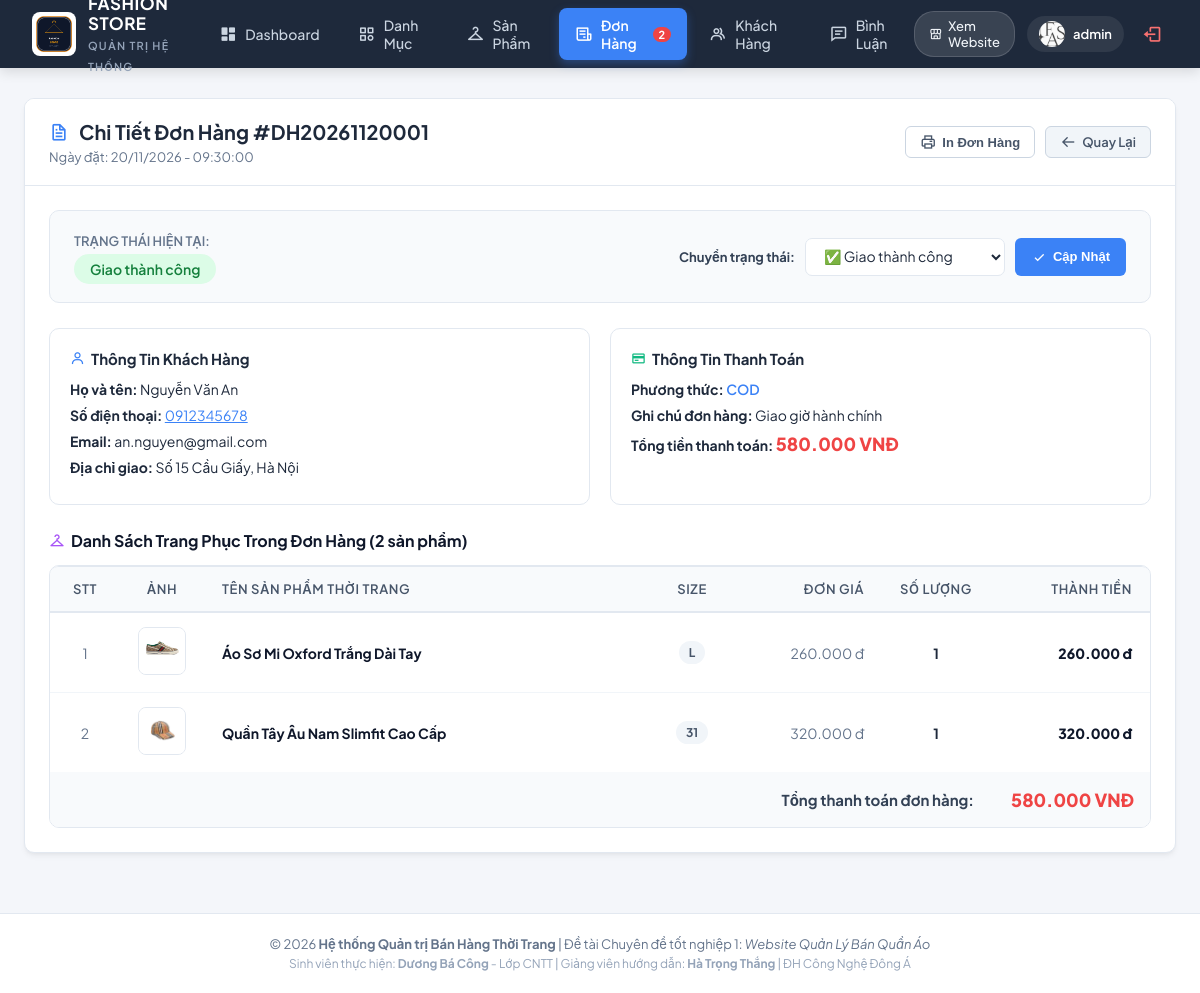
/controller/indexAdmin.php?act=chitietdonhang&id=1 (signed in), run on the app's committed database.
### tables this page shows
CREATE TABLE `donhang` (
  `id` int(11) NOT NULL AUTO_INCREMENT,
  `madh` varchar(30) NOT NULL,
  `iduser` int(11) DEFAULT NULL,
  `hoten` varchar(100) NOT NULL,
  `sdt` varchar(20) NOT NULL,
  `email` varchar(100) DEFAULT NULL,
  `diachi` text NOT NULL,
  `pttt` varchar(50) DEFAULT 'COD',
  `ghichu` text DEFAULT NULL,
  `tongtien` int(11) NOT NULL DEFAULT 0,
  `trangthai` varchar(50) DEFAULT 'Chờ xác nhận',
  `ngaydathang` datetime DEFAULT current_timestamp(),
  PRIMARY KEY (`id`),
  UNIQUE KEY `madh` (`madh`)
);

CREATE TABLE `donhang_chitiet` (
  `id` int(11) NOT NULL AUTO_INCREMENT,
  `iddonhang` int(11) NOT NULL,
  `idsp` int(11) DEFAULT 0,
  `tensp` varchar(255) NOT NULL,
  `hinh` varchar(255) DEFAULT NULL,
  `size` varchar(10) DEFAULT 'M',
  `dongia` int(11) NOT NULL DEFAULT 0,
  `soluong` int(11) NOT NULL DEFAULT 1,
  `thanhtien` int(11) NOT NULL DEFAULT 0,
  PRIMARY KEY (`id`),
  KEY `iddonhang` (`iddonhang`)
);

### model/config.php (called while the page is built, shortened)
<?php
  function pdo_con(){
    static $cached_conn = null;
    if ($cached_conn !== null) {
      return $cached_conn;
    }
    $http_host = $_SERVER['HTTP_HOST'] ?? '';
    $is_infinityfree = (strpos($http_host, 'infinityfree') !== false || strpos($http_host, 'epizy.com') !== false);
    if ($is_infinityfree) {
      $servername = "sql302.infinityfree.com";
      $username = "if0_43184606";
      $password = "8gZKYLk9Rk6UBlL";
      $dbname = "if0_43184606_duan1";
      $port = 3306;
      $db_candidates = [$dbname];
    } else {
      $servername = "127.0.0.1";
      $username = "root";
      $password = "";
      $port = 3306;
      $db_candidates = ['duanmau', 'duan1'];
    }
    foreach ($db_candidates as $try_db) {
      try {
        $conn = new PDO("mysql:host=$servername;port=$port;dbname=$try_db;charset=utf8", $username, $password, [
          PDO::ATTR_ERRMODE => PDO::ERRMODE_EXCEPTION,
          PDO::ATTR_TIMEOUT => 2
        ]);
        $cached_conn = $conn;
        return $cached_conn;
      } catch (PDOException $e) {
      }
    }
    return null;
  }
  function pdo_query($sql){
    $sql_args = array_slice(func_get_args(), 1);
    $conn = pdo_con();
    try {
      $stmt = $conn->prepare($sql);
      $stmt->execute($sql_args);
      $rows = $stmt->fetchAll();
      return $rows ? $rows : [];
    } catch (PDOException $e) {
      throw $e;
    }
  }
  function pdo_query_one($sql){
    $sql_args = array_slice(func_get_args(), 1);
    $conn = pdo_con();
    try {
      $stmt = $conn->prepare($sql);
      $stmt->execute($sql_args);
      $row = $stmt->fetch(PDO::FETCH_ASSOC);
      return $row ? $row : null;
    } catch (PDOException $e) {
      throw $e;
    }
  }
?>

### model/donhang.php (called while the page is built, shortened)
<?php
function donhang_showId($id) {
    $sql = "SELECT * FROM donhang WHERE id = ?";
    return pdo_query_one($sql, $id);
}
function donhang_chitiet_show($iddonhang) {
    $sql = "SELECT * FROM donhang_chitiet WHERE iddonhang = ? ORDER BY id ASC";
    return pdo_query($sql, $iddonhang);
}
?>

### viewAdmin/chitietdonhang.php (the view, shortened to what this page needs)
<?php
include_once "../model/donhang.php";
$id = (int)($_GET['id'] ?? 0);
$order = donhang_showId($id);
$items = donhang_chitiet_show($id);
$stt = $order['trangthai'];
$badge_class = "badge-warning";
if ($stt === 'Đang giao hàng' || $stt === 'Đang chuẩn bị hàng') {
    $badge_class = "badge-info";
} else if ($stt === 'Giao thành công') {
    $badge_class = "badge-success";
} else if ($stt === 'Đã hủy') {
    $badge_class = "badge-danger";
}
?>
<div class="admin-card">
    <div class="admin-card-header">
        <div class="admin-card-title-group">
            <h2><i class='bx bx-file' style="color: #3b82f6;"></i> Chi Tiết Đơn Hàng #<?= htmlspecialchars($order['madh']) ?></h2>
            <p>Ngày đặt: <?= date("d/m/Y - H:i:s", strtotime($order['ngaydathang'])) ?></p>
        </div>
        <div style="display: flex; gap: 10px;">
            <button onclick="window.print()" class="btn-action btn-secondary" style="background: #fff; cursor: pointer;">
                <i class='bx bx-printer'></i> In Đơn Hàng
            </button>
            <a href="../controller/indexAdmin.php?act=donhang" class="btn-action btn-secondary">
                <i class='bx bx-arrow-back'></i> Quay Lại
            </a>
        </div>
    </div>
    <div class="admin-card-body">
        <div style="background: #f8fafc; border: 1px solid var(--admin-border); border-radius: 10px; padding: 18px 24px; margin-bottom: 25px; display: flex; justify-content: space-between; align-items: center; flex-wrap: wrap; gap: 15px;">
            <div>
                <span style="font-size: 13px; color: #64748b; font-weight: 600; text-transform: uppercase;">Trạng thái hiện tại:</span>
                <div style="margin-top: 4px;">
                    <span class="badge-pill <?= $badge_class ?>" style="font-size: 14px; padding: 6px 16px;">
                        <?= htmlspecialchars($stt) ?>
                    </span>
                </div>
            </div>
            <form action="" method="POST" style="display: flex; gap: 10px; align-items: center; margin: 0;">
                <label style="font-size: 13px; font-weight: 700; color: #334155;">Chuyển trạng thái:</label>
                <select name="trangthai" class="form-control-custom" style="width: 200px; height: 38px;">
                    <option value="Giao thành công" <?= ($stt == 'Giao thành công') ? 'selected' : '' ?>>✅ Giao thành công</option>
                </select>
                <button type="submit" name="capnhat_trangthai" class="btn-action btn-primary" style="height: 38px; padding: 0 16px;">
                    <i class='bx bx-check'></i> Cập Nhật
                </button>
            </form>
        </div>
        <div style="display: grid; grid-template-columns: repeat(auto-fit, minmax(320px, 1fr)); gap: 20px; margin-bottom: 25px;">
            <div style="border: 1px solid var(--admin-border); border-radius: 10px; padding: 20px; background: #fff;">
                <h4 style="font-size: 15px; font-weight: 700; color: #1e293b; margin-bottom: 12px; display: flex; align-items: center; gap: 6px;">
                    <i class='bx bx-user' style="color: #3b82f6;"></i> Thông Tin Khách Hàng
                </h4>
                <p style="margin-bottom: 8px; font-size: 14px;"><b>Họ và tên:</b> <?= htmlspecialchars($order['hoten']) ?></p>
                <p style="margin-bottom: 8px; font-size: 14px;"><b>Số điện thoại:</b> <a href="tel:<?= htmlspecialchars($order['sdt']) ?>" style="color: #3b82f6;"><?= htmlspecialchars($order['sdt']) ?></a></p>
                <p style="margin-bottom: 8px; font-size: 14px;"><b>Email:</b> <?= htmlspecialchars($order['email'] ?: 'Chưa cung cấp') ?></p>
                <p style="margin-bottom: 8px; font-size: 14px;"><b>Địa chỉ giao:</b> <?= htmlspecialchars($order['diachi']) ?></p>
            </div>
            <div style="border: 1px solid var(--admin-border); border-radius: 10px; padding: 20px; background: #fff;">
                <h4 style="font-size: 15px; font-weight: 700; color: #1e293b; margin-bottom: 12px; display: flex; align-items: center; gap: 6px;">
                    <i class='bx bx-credit-card' style="color: #10b981;"></i> Thông Tin Thanh Toán
                </h4>
                <p style="margin-bottom: 8px; font-size: 14px;"><b>Phương thức:</b> <span style="color: #3b82f6; font-weight: 600;"><?= htmlspecialchars($order['pttt']) ?></span></p>
                <p style="margin-bottom: 8px; font-size: 14px;"><b>Ghi chú đơn hàng:</b> <?= htmlspecialchars($order['ghichu'] ?: 'Không có ghi chú') ?></p>
                <p style="margin-bottom: 8px; font-size: 14px;">
                    <b>Tổng tiền thanh toán:</b>
                    <span style="font-size: 18px; font-weight: 800; color: #ef4444;"><?= number_format($order['tongtien'], 0, ',', '.') ?> VNĐ</span>
                </p>
            </div>
        </div>
        <h4 style="font-size: 16px; font-weight: 700; color: #0f172a; margin-bottom: 14px; display: flex; align-items: center; gap: 6px;">
            <i class='bx bx-closet' style="color: #a855f7;"></i> Danh Sách Trang Phục Trong Đơn Hàng (<?= count($items) ?> sản phẩm)
        </h4>
        <div class="table-responsive" style="border: 1px solid var(--admin-border); border-radius: 10px; overflow: hidden;">
            <table class="admin-table">
                <thead>
                    <tr>
                        <th style="width: 70px; text-align: center;">STT</th>
                        <th style="width: 80px; text-align: center;">Ảnh</th>
                        <th>Tên Sản Phẩm Thời Trang</th>
                        <th style="width: 100px; text-align: center;">Size</th>
                        <th style="width: 140px; text-align: right;">Đơn Giá</th>
                        <th style="width: 100px; text-align: center;">Số Lượng</th>
                        <th style="width: 160px; text-align: right;">Thành Tiền</th>
                    </tr>
                </thead>
                <tbody>
                    <?php
                    $stt_idx = 1;
                    foreach ($items as $it):
                    ?>
                        <tr>
                            <td style="text-align: center; color: #64748b;"><?= $stt_idx++ ?></td>
                            <td style="text-align: center;">
                                <img src="../view/images/<?= htmlspecialchars($it['hinh']) ?>" alt="" style="width: 48px; height: 48px; object-fit: cover; border-radius: 8px; border: 1px solid #e2e8f0;">
                            </td>
                            <td>
                                <strong style="color: #0f172a; font-size: 14px;"><?= htmlspecialchars($it['tensp']) ?></strong>
                            </td>
                            <td style="text-align: center;">
                                <span class="badge-pill badge-neutral" style="font-weight: 700;"><?= htmlspecialchars($it['size']) ?></span>
                            </td>
                            <td style="text-align: right; color: #64748b;">
                                <?= number_format($it['dongia'], 0, ',', '.') ?> đ
                            </td>
                            <td style="text-align: center; font-weight: 700; color: #1e293b;">
                                <?= $it['soluong'] ?>
                            </td>
                            <td style="text-align: right; font-weight: 800; color: #0f172a;">
                                <?= number_format($it['thanhtien'], 0, ',', '.') ?> đ
                            </td>
                        </tr>
                    <?php endforeach; ?>
                </tbody>
                <tfoot>
                    <tr style="background: #f8fafc; font-weight: 700;">
                        <td colspan="6" style="text-align: right; padding: 16px; font-size: 15px; color: #334155;">
                            Tổng thanh toán đơn hàng:
                        </td>
                        <td style="text-align: right; padding: 16px; font-size: 18px; color: #ef4444; font-weight: 800;">
                            <?= number_format($order['tongtien'], 0, ',', '.') ?> VNĐ
                        </td>
                    </tr>
                </tfoot>
            </table>
        </div>
    </div>
</div>

### view/css/admin.css (style rules this page uses)
:root { --admin-bg: #f4f6fa; --admin-card-bg: #ffffff; --admin-header-bg: #1e293b; --admin-text-main: #1e293b; --admin-text-muted: #64748b; --admin-border: #e2e8f0; --admin-primary: #3b82f6; --admin-primary-hover: #2563eb; --admin-success: #10b981; --admin-success-hover: #059669; --admin-danger: #ef4444; --admin-danger-hover: #dc2626; --admin-warning: #f59e0b; --admin-info: #06b6d4; --admin-radius: 10px; --admin-shadow: 0 4px 6px -1px rgba(0, 0, 0, 0.05), 0 2px 4px -2px rgba(0, 0, 0, 0.05); --admin-shadow-lg: 0 10px 15px -3px rgba(0, 0, 0, 0.08), 0 4px 6px -4px rgba(0, 0, 0, 0.04); }
* { box-sizing: border-box; margin: 0; padding: 0; }
body.admin-body { font-family: 'Plus Jakarta Sans', 'Quicksand', -apple-system, BlinkMacSystemFont, 'Segoe UI', Roboto, sans-serif; background-color: var(--admin-bg); color: var(--admin-text-main); min-height: 100vh; display: flex; flex-direction: column; }
.admin-card { background: var(--admin-card-bg); border-radius: var(--admin-radius); border: 1px solid var(--admin-border); box-shadow: var(--admin-shadow); overflow: hidden; margin-bottom: 30px; transition: box-shadow 0.25s ease; }
.admin-card-header { padding: 20px 24px; border-bottom: 1px solid var(--admin-border); display: flex; align-items: center; justify-content: space-between; flex-wrap: wrap; gap: 16px; background: #ffffff; }
.admin-card-title-group h2 { font-size: 20px; font-weight: 700; color: var(--admin-text-main); display: flex; align-items: center; gap: 10px; margin: 0; }
.admin-card-title-group p { font-size: 13px; color: var(--admin-text-muted); margin-top: 4px; }
.admin-card-body { padding: 24px; }
.table-responsive { width: 100%; overflow-x: auto; }
.admin-table { width: 100%; border-collapse: separate; border-spacing: 0; text-align: left; }
.admin-table thead tr th { background: #f8fafc; color: #475569; font-size: 13px; font-weight: 600; text-transform: uppercase; letter-spacing: 0.6px; padding: 14px 18px; border-top: 1px solid var(--admin-border); border-bottom: 2px solid var(--admin-border); white-space: nowrap; }
.admin-table thead tr th:first-child { border-top-left-radius: 8px; }
.admin-table thead tr th:last-child { border-top-right-radius: 8px; }
.admin-table tbody tr { transition: background-color 0.15s ease; }
.admin-table tbody tr td { padding: 14px 18px; border-bottom: 1px solid #f1f5f9; font-size: 14px; color: #334155; vertical-align: middle; }
.admin-table tbody tr:last-child td { border-bottom: none; }
.btn-action { display: inline-flex; align-items: center; gap: 6px; padding: 7px 14px; border-radius: 6px; font-size: 13px; font-weight: 600; text-decoration: none; border: none; cursor: pointer; transition: all 0.2s ease; }
.btn-action i { font-size: 16px; }
.btn-secondary { background: #f1f5f9; color: #475569; border: 1px solid #cbd5e1; }
.btn-primary { background: var(--admin-primary); color: #fff; padding: 9px 18px; }
.badge-pill { display: inline-flex; align-items: center; gap: 5px; padding: 4px 10px; border-radius: 20px; font-size: 12px; font-weight: 600; }
.badge-success { background: #dcfce7; color: #15803d; }
.badge-neutral { background: #f1f5f9; color: #475569; }
.form-control-custom { width: 100%; height: 42px; padding: 8px 14px; font-size: 14px; font-family: inherit; border: 1px solid var(--admin-border); border-radius: 7px; color: var(--admin-text-main); background: #fff; transition: all 0.2s ease; outline: none; }

### data on the page
donhang: madh "DH20261120001", ngaydathang "20/11/2026 - 09:30:00", trangthai "Giao thành công", trangthai "✅ Giao thành công", hoten "Nguyễn Văn An", sdt "0912345678", email "an.nguyen@gmail.com", diachi "Số 15 Cầu Giấy, Hà Nội", pttt "COD", ghichu "Giao giờ hành chính", tongtien "580.000"
donhang_chitiet: hinh (picture), tensp "Áo Sơ Mi Oxford Trắng Dài Tay", size "L", dongia "260.000", soluong "1", thanhtien "260.000"
donhang_chitiet: hinh (picture), tensp "Quần Tây Âu Nam Slimfit Cao Cấp", size "31", dongia "320.000", soluong "1", thanhtien "320.000"

### other printed values
$badge_pending "2"
$admin_name "admin"
count($items) "2"
